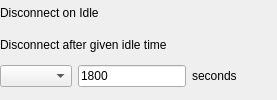
    <widget class="QWidget" name="disconnectOnIdle" native="true">
     <layout class="QVBoxLayout" name="verticalLayout_22">
      <property name="leftMargin">
       <number>0</number>
      </property>
      <property name="topMargin">
       <number>0</number>
      </property>
      <property name="rightMargin">
       <number>0</number>
      </property>
      <item>
       <widget class="QLabel" name="lDisconnectOnIdle">
        <property name="text">
         <string>Disconnect on Idle</string>
        </property>
       </widget>
      </item>
      <item>
       <widget class="QLabel" name="lTipDisconnectOnIdle">
        <property name="text">
         <string>Disconnect after given idle time</string>
        </property>
       </widget>
      </item>
      <item>
       <layout class="QHBoxLayout" name="horizontalLayout_20">
        <property name="bottomMargin">
         <number>0</number>
        </property>
        <item>
         <widget class="QComboBox" name="disconnectOnIdleCB"/>
        </item>
        <item>
         <widget class="QLineEdit" name="disconnectOnIdleLineEdit">
          <property name="sizePolicy">
           <sizepolicy hsizetype="Fixed" vsizetype="Fixed">
            <horstretch>0</horstretch>
            <verstretch>0</verstretch>
           </sizepolicy>
          </property>
          <property name="text">
           <string>1800</string>
          </property>
         </widget>
        </item>
        <item>
         <widget class="QLabel" name="disconnectOnIdleLabelSeconds">
          <property name="text">
           <string>seconds</string>
          </property>
         </widget>
        </item>
        <item>
         <spacer name="horizontalSpacer_22">
          <property name="orientation">
           <enum>Qt::Horizontal</enum>
          </property>
          <property name="sizeHint" stdset="0">
           <size>
            <width>40</width>
            <height>20</height>
           </size>
          </property>
         </spacer>
        </item>
       </layout>
      </item>
     </layout>
    </widget>
